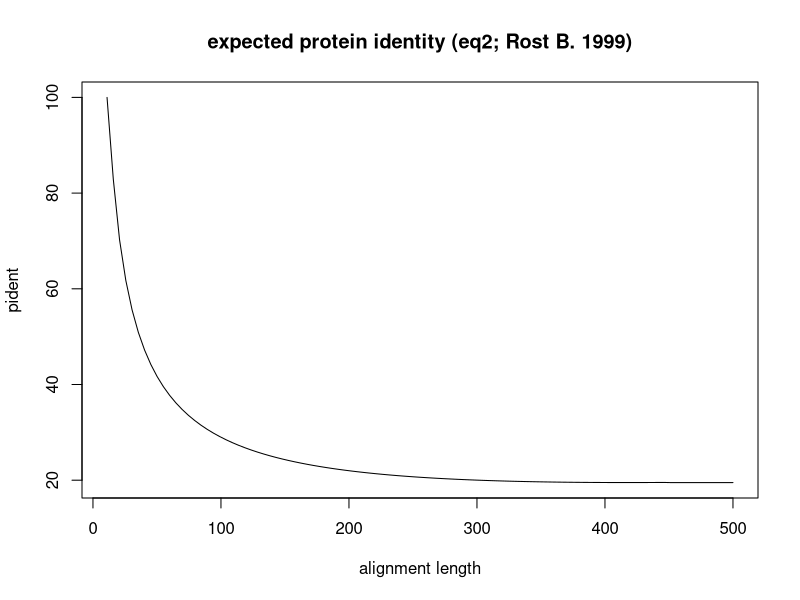

Source code (R):
## ---- chunk 1
knitr::opts_chunk$set(
  collapse = TRUE,
  comment = "#>"
)
## ---- chunk 2
#plot expected pident by alignment length using eq2 from Rost (1999)
get_pident_by_length <- function(x){
  eq2 <- function(L){
    if(L <= 11){return(100)}
    if(L <= 450){return(480*(L^(-0.32*(1+(exp(-L/1000))))))}
    if(L > 450){return(19.5)}
  }
  return(unlist(lapply(x, eq2)))
}
curve(get_pident_by_length, 11, 500, pch = 20, xlab = "alignment length", ylab = "pident",
      main = "expected protein identity (eq2; Rost B. 1999)")
